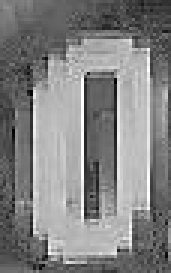
#> input picture templates_numbers/0.png, 57 x 91 px (shown 3 times larger); its folder holds only this picture in this run
$ python resave_numbers2.py
#> lines starting #> are read from the running program, lines starting #| are printed output that depends on the picture; after the words box and inside, x2 and y2 are one past the last pixel; in counts of white or black regions, pixels touching at a corner belong together
import os
import cv2
import numpy as np

src_folder = 'templates_numbers'
dst_folder = 'templates_numbers2'
target_size = (64, 64)

os.makedirs(dst_folder, exist_ok=True)

for filename in os.listdir(src_folder):
    if not filename.lower().endswith('.png'):
        continue

    src_path = os.path.join(src_folder, filename)
    dst_path = os.path.join(dst_folder, filename)

    # 1. Градации серого
    img = cv2.imread(src_path, cv2.IMREAD_GRAYSCALE)
#> img is the input picture: shape (91, 57); min 0, max 255, mean 130.1
    if img is None:
        print(f'Ошибка чтения: {src_path}')
        continue

    # 2. Увеличение контраста (эквализация)
    img_eq = cv2.equalizeHist(img)
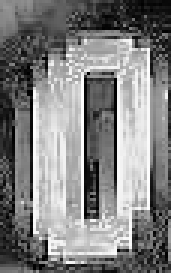
#> img_eq: shape (91, 57) (shown 3 times larger); min 0, max 255, mean 128.4

    # 3. Гауссовое размытие (для снижения шума)
    blurred = cv2.GaussianBlur(img_eq, (5, 5), 0)
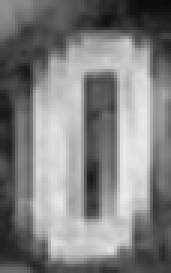
#> blurred: shape (91, 57) (shown 3 times larger); min 10, max 235, mean 128.6

    # 4. Адаптивная бинаризация
    binary = cv2.adaptiveThreshold(
        blurred, 255,
        cv2.ADAPTIVE_THRESH_GAUSSIAN_C,
        cv2.THRESH_BINARY_INV,
        11, 2
    )
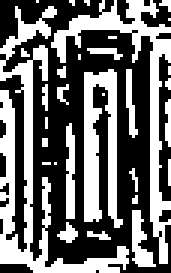
#> binary: shape (91, 57) (shown 3 times larger); 42.1% white; 31 white regions (22 under 20 px), largest, box (x1, y1, x2, y2) and area: (0, 2, 43, 91) 817, (17, 0, 57, 88) 551, (28, 23, 41, 76) 402

    # 5. Морфология (удаление шумов, сглаживание)
    kernel = cv2.getStructuringElement(cv2.MORPH_RECT, (3, 3))
    morph = cv2.morphologyEx(binary, cv2.MORPH_CLOSE, kernel)
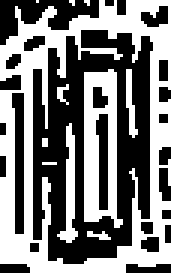
#> morph: shape (91, 57) (shown 3 times larger); 48% white; 11 white regions (7 under 20 px)

    # 6. Поиск контура и центрирование
    contours, _ = cv2.findContours(morph, cv2.RETR_EXTERNAL, cv2.CHAIN_APPROX_SIMPLE)
#> contours = 4 contours, 3 with area under 20; largest, box (x1, y1, x2, y2) and area: (0, 0, 57, 91) 4512
    if contours:
        x, y, w, h = cv2.boundingRect(max(contours, key=cv2.contourArea))
#> x = 0; y = 0; w = 57; h = 91
        digit = morph[y:y+h, x:x+w]
    else:
        digit = morph

    # 7. Центрирование на квадратном холсте
    canvas = np.zeros(target_size, dtype=np.uint8)
    h, w = digit.shape
    scale = min(target_size[0] / h, target_size[1] / w)
#> scale = 0.703
    resized = cv2.resize(digit, (int(w * scale), int(h * scale)), interpolation=cv2.INTER_AREA)
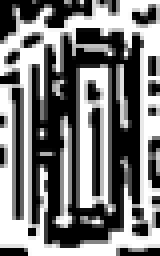
#> resized: shape (64, 40) (shown 4 times larger); min 0, max 255, mean 122.4

    # Вставка в центр
    h_r, w_r = resized.shape
#> h_r = 64; w_r = 40
    top = (target_size[0] - h_r) // 2
#> top = 0
    left = (target_size[1] - w_r) // 2
#> left = 12
    canvas[top:top+h_r, left:left+w_r] = resized
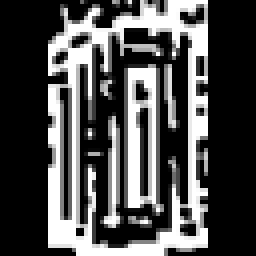
#> canvas: shape (64, 64) (shown 4 times larger); min 0, max 255, mean 76.5

    # 8. Сохранение
    cv2.imwrite(dst_path, canvas)

print("Готово. Все изображения обработаны.")

$ run again, on templates_numbers/6.png
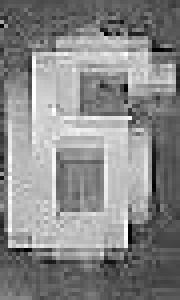
#> input picture templates_numbers/6.png, 45 x 75 px (shown 4 times larger)
#> img is the input picture: shape (75, 45); min 0, max 255, mean 136.3
#> `binary = cv2.adaptiveThreshold( blurred, 255, cv2.ADAPTIVE_THRESH_GAUS..`:
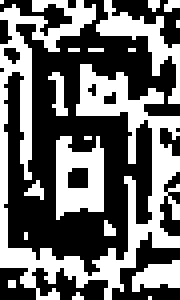
#> binary: shape (75, 45) (shown 4 times larger); 42.5% white; 19 white regions (14 under 20 px), largest, box (x1, y1, x2, y2) and area: (0, 0, 45, 75) 957, (14, 34, 26, 55) 177, (24, 0, 45, 26) 144, (33, 65, 45, 73) 65, (12, 18, 17, 29) 27
#> morph: shape (75, 45); 50% white; 4 white regions (2 under 20 px)
#> contours = 2 contours, 1 with area under 20; largest, box (x1, y1, x2, y2) and area: (0, 0, 45, 75) 2868
#> x = 0; w = 45; h = 75
#> `canvas[top:top+h_r, left:left+w_r] = resized`:
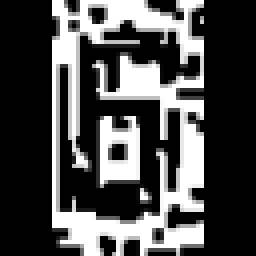
#> canvas: shape (64, 64) (shown 4 times larger); min 0, max 255, mean 75.6

$ run again, on templates_numbers/7.png
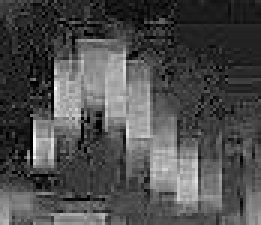
#> input picture templates_numbers/7.png, 87 x 75 px (shown 3 times larger)
#> img is the input picture: shape (75, 87); min 0, max 255, mean 76.8
#> `binary = cv2.adaptiveThreshold( blurred, 255, cv2.ADAPTIVE_THRESH_GAUS..`:
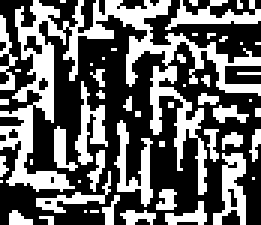
#> binary: shape (75, 87) (shown 3 times larger); 39.6% white; 52 white regions (33 under 20 px), largest, box (x1, y1, x2, y2) and area: (0, 0, 87, 65) 1334, (38, 40, 51, 69) 146, (71, 51, 82, 75) 143
#> morph: shape (75, 87); 50% white; 12 white regions (10 under 20 px)
#> contours = 7 contours, 6 with area under 20; largest, box (x1, y1, x2, y2) and area: (0, 0, 87, 75) 4845
#> x = 0; w = 87; h = 75
#> `canvas[top:top+h_r, left:left+w_r] = resized`:
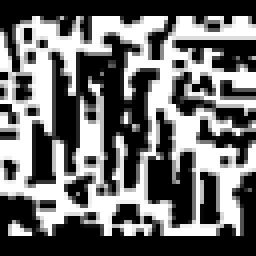
#> canvas: shape (64, 64) (shown 4 times larger); min 0, max 255, mean 109.5

$ run again, on templates_numbers/8.png
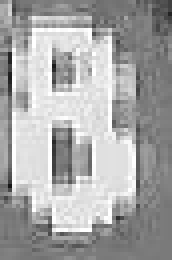
#> input picture templates_numbers/8.png, 43 x 65 px (shown 4 times larger)
#> img is the input picture: shape (65, 43); min 22, max 255, mean 167
#> `binary = cv2.adaptiveThreshold( blurred, 255, cv2.ADAPTIVE_THRESH_GAUS..`:
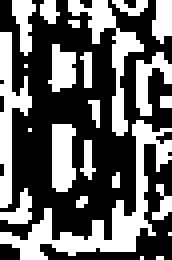
#> binary: shape (65, 43) (shown 4 times larger); 40.1% white; 24 white regions (11 under 20 px), largest, box (x1, y1, x2, y2) and area: (0, 30, 43, 65) 325, (17, 0, 36, 34) 153, (0, 8, 8, 52) 149
#> morph: shape (65, 43); 47.5% white; 10 white regions (7 under 20 px)
#> contours = 4 contours, 3 with area under 20; largest, box (x1, y1, x2, y2) and area: (0, 0, 43, 65) 2362
#> x = 0; w = 43; h = 65
#> `canvas[top:top+h_r, left:left+w_r] = resized`:
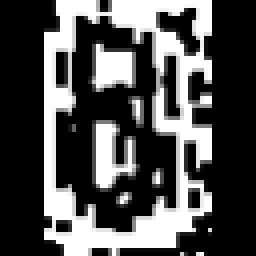
#> canvas: shape (64, 64) (shown 4 times larger); min 0, max 255, mean 79.5
